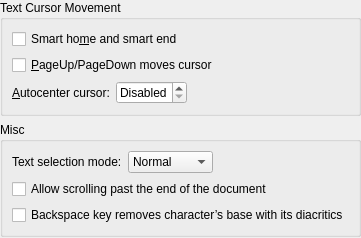
<?xml version="1.0" encoding="UTF-8"?>
<ui version="4.0">
 <class>NavigationConfigWidget</class>
 <widget class="QWidget" name="NavigationConfigWidget">
  <layout class="QVBoxLayout">
   <property name="margin">
    <number>0</number>
   </property>
   <item>
    <widget class="QGroupBox" name="gbCursorMovement">
     <property name="title">
      <string>Text Cursor Movement</string>
     </property>
     <layout class="QVBoxLayout">
      <item>
       <widget class="QCheckBox" name="chkSmartHome">
        <property name="whatsThis">
         <string>When selected, pressing the home key will cause the cursor to skip whitespace and go to the start of a line's text. The same applies for the end key.</string>
        </property>
        <property name="text">
         <string>Smart ho&amp;me and smart end</string>
        </property>
       </widget>
      </item>
      <item>
       <widget class="QCheckBox" name="chkPagingMovesCursor">
        <property name="whatsThis">
         <string>Selects whether the PageUp and PageDown keys should alter the vertical position of the cursor relative to the top of the view.</string>
        </property>
        <property name="text">
         <string>&amp;PageUp/PageDown moves cursor</string>
        </property>
       </widget>
      </item>
      <item>
       <layout class="QHBoxLayout">
        <property name="margin">
         <number>0</number>
        </property>
        <item>
         <widget class="QLabel" name="lblAutoCenterCursor">
          <property name="text">
           <string>&amp;Autocenter cursor:</string>
          </property>
          <property name="buddy">
           <cstring>sbAutoCenterCursor</cstring>
          </property>
         </widget>
        </item>
        <item>
         <widget class="QSpinBox" name="sbAutoCenterCursor">
          <property name="whatsThis">
           <string>Sets the number of lines to maintain visible above and below the cursor when possible.</string>
          </property>
          <property name="specialValueText">
           <string>Disabled</string>
          </property>
          <property name="suffix">
           <string> lines</string>
          </property>
         </widget>
        </item>
        <item>
         <spacer>
          <property name="orientation">
           <enum>Qt::Horizontal</enum>
          </property>
          <property name="sizeHint" stdset="0">
           <size>
            <width>1</width>
            <height>0</height>
           </size>
          </property>
         </spacer>
        </item>
       </layout>
      </item>
     </layout>
    </widget>
   </item>
   <item>
    <widget class="QGroupBox" name="cbNavigationMisc">
     <property name="title">
      <string>Misc</string>
     </property>
     <layout class="QVBoxLayout">
      <item>
       <layout class="QHBoxLayout" name="horizontalLayout">
        <item>
         <widget class="QLabel" name="lblTextSelectionMode">
          <property name="text">
           <string>Text selection mode:</string>
          </property>
          <property name="buddy">
           <cstring>cbTextSelectionMode</cstring>
          </property>
         </widget>
        </item>
        <item>
         <widget class="QComboBox" name="cbTextSelectionMode">
          <item>
           <property name="text">
            <string>Normal</string>
           </property>
          </item>
          <item>
           <property name="text">
            <string>Persistent</string>
           </property>
          </item>
          <item>
           <property name="text">
            <string>Multiple</string>
           </property>
          </item>
         </widget>
        </item>
        <item>
         <spacer name="horizontalSpacer">
          <property name="orientation">
           <enum>Qt::Horizontal</enum>
          </property>
          <property name="sizeHint" stdset="0">
           <size>
            <width>40</width>
            <height>20</height>
           </size>
          </property>
         </spacer>
        </item>
       </layout>
      </item>
      <item>
       <widget class="QCheckBox" name="chkScrollPastEnd">
        <property name="text">
         <string>Allow scrolling past the end of the document</string>
        </property>
       </widget>
      </item>
      <item>
       <widget class="QCheckBox" name="chkBackspaceRemoveComposed">
        <property name="whatsThis">
         <string>When selected, composed characters are removed with their diacritics instead of only removing the base character. This is useful for Indic locales.</string>
        </property>
        <property name="text">
         <string>Backspace key removes character’s base with its diacritics</string>
        </property>
       </widget>
      </item>
     </layout>
    </widget>
   </item>
   <item>
    <spacer>
     <property name="orientation">
      <enum>Qt::Vertical</enum>
     </property>
     <property name="sizeHint" stdset="0">
      <size>
       <width>0</width>
       <height>1</height>
      </size>
     </property>
    </spacer>
   </item>
  </layout>
 </widget>
 <resources/>
 <connections/>
</ui>
